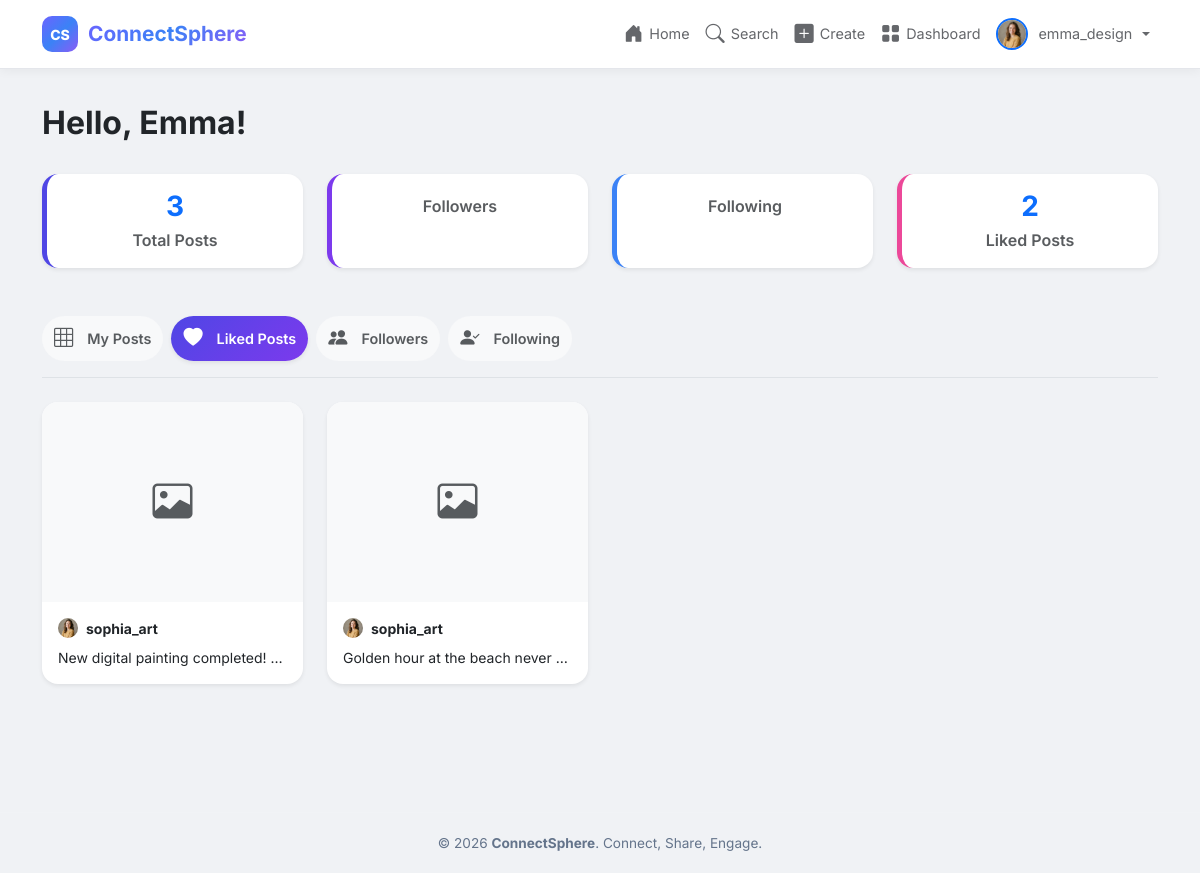
The app's page /dashboard/?tab=liked (signed in) with its own data.
### app/models.py (models this page shows, shortened)
class Profile(models.Model):
    user = models.OneToOneField(User, on_delete=models.CASCADE, related_name='profile')
    profile_picture = models.ImageField(upload_to='profile_pics/', default='profile_pics/default.png', blank=True)
    bio = models.TextField(max_length=500, blank=True, default='')
    date_joined = models.DateTimeField(auto_now_add=True)

class Post(models.Model):
    user = models.ForeignKey(User, on_delete=models.CASCADE, related_name='posts')
    caption = models.TextField(max_length=2200, blank=True, default='')
    image = models.ImageField(upload_to='post_images/', blank=True, null=True)
    created_date = models.DateTimeField(auto_now_add=True)
    class Meta:
        ordering = ['-created_date']

### app/views.py (the view)
# urls.py: path('dashboard/', views.dashboard, name='dashboard'),
@login_required
def dashboard(request):
    active_tab = request.GET.get('tab', 'posts')
    user_posts = Post.objects.filter(user=request.user).select_related('user', 'user__profile')
    liked_post_ids = Like.objects.filter(user=request.user).values_list('post_id', flat=True)
    liked_posts = Post.objects.filter(id__in=liked_post_ids).select_related('user', 'user__profile')
    followers_objs = Follow.objects.filter(following=request.user).select_related('follower', 'follower__profile')
    following_objs = Follow.objects.filter(follower=request.user).select_related('following', 'following__profile')
    followers = [f.follower for f in followers_objs]
    following = [f.following for f in following_objs]
    context = {
        'user_posts': user_posts,
        'liked_posts': liked_posts,
        'followers': followers,
        'following': following,
        'active_tab': active_tab,
    }
    return render(request, 'dashboard.html', context)

### templates/dashboard.html (shortened to what this page needs)
{% extends 'base.html' %}
{% load static %}
{% block content %}
<div class="container mt-4 mb-5">
    <div class="d-flex justify-content-between align-items-center mb-4">
        <h2 class="fw-bold text-dark" style="font-family: 'Inter', sans-serif;">
            Hello, {{ request.user.first_name|default:request.user.username }}!
        </h2>
    </div>
    <div class="row g-4 mb-5">
        <div class="col-6 col-md-3">
            <div class="card bg-white shadow-sm border-0 rounded-4 text-center p-3 h-100" style="border-left: 5px solid #4f46e5 !important;">
                <h3 class="fw-bold mb-1 text-primary">{{ user_posts.count }}</h3>
                <p class="text-muted mb-0 fw-semibold">Total Posts</p>
            </div>
        </div>
        <div class="col-6 col-md-3">
            <div class="card bg-white shadow-sm border-0 rounded-4 text-center p-3 h-100" style="border-left: 5px solid #7c3aed !important;">
                <p class="text-muted mb-0 fw-semibold">Followers</p>
            </div>
        </div>
        <div class="col-6 col-md-3">
            <div class="card bg-white shadow-sm border-0 rounded-4 text-center p-3 h-100" style="border-left: 5px solid #3b82f6 !important;">
                <p class="text-muted mb-0 fw-semibold">Following</p>
            </div>
        </div>
        <div class="col-6 col-md-3">
            <div class="card bg-white shadow-sm border-0 rounded-4 text-center p-3 h-100" style="border-left: 5px solid #ec4899 !important;">
                <h3 class="fw-bold mb-1 text-primary">{{ liked_posts.count }}</h3>
                <p class="text-muted mb-0 fw-semibold">Liked Posts</p>
            </div>
        </div>
    </div>
    <ul class="nav nav-pills mb-4 gap-2 justify-content-center justify-content-md-start border-bottom pb-3">
        <li class="nav-item">
            <a class="nav-link rounded-pill fw-semibold {% if active_tab == 'posts' %}active shadow-sm{% else %}text-muted bg-light{% endif %}"
               href="{% url 'dashboard' %}?tab=posts"
               {% if active_tab == 'posts' %}style="background: linear-gradient(135deg, #4f46e5, #7c3aed);"{% endif %}>
                <i class="bi bi-grid-3x3 me-2"></i>My Posts
            </a>
        </li>
        <li class="nav-item">
            <a class="nav-link rounded-pill fw-semibold {% if active_tab == 'liked' %}active shadow-sm{% else %}text-muted bg-light{% endif %}"
               href="{% url 'dashboard' %}?tab=liked"
               {% if active_tab == 'liked' %}style="background: linear-gradient(135deg, #4f46e5, #7c3aed);"{% endif %}>
                <i class="bi bi-heart-fill me-2"></i>Liked Posts
            </a>
        </li>
        <li class="nav-item">
            <a class="nav-link rounded-pill fw-semibold {% if active_tab == 'followers' %}active shadow-sm{% else %}text-muted bg-light{% endif %}"
               href="{% url 'dashboard' %}?tab=followers"
               {% if active_tab == 'followers' %}style="background: linear-gradient(135deg, #4f46e5, #7c3aed);"{% endif %}>
                <i class="bi bi-people-fill me-2"></i>Followers
            </a>
        </li>
        <li class="nav-item">
            <a class="nav-link rounded-pill fw-semibold {% if active_tab == 'following' %}active shadow-sm{% else %}text-muted bg-light{% endif %}"
               href="{% url 'dashboard' %}?tab=following"
               {% if active_tab == 'following' %}style="background: linear-gradient(135deg, #4f46e5, #7c3aed);"{% endif %}>
                <i class="bi bi-person-check-fill me-2"></i>Following
            </a>
        </li>
    </ul>
    <div class="tab-content mt-4">
        {% if active_tab == 'posts' %}
        <div class="row g-4">
            {% for post in user_posts %}
            <div class="col-sm-6 col-md-4 col-lg-3">
                <a href="{% url 'post_detail' post.pk %}" class="text-decoration-none text-dark">
                    <div class="card h-100 shadow-sm border-0 rounded-4 overflow-hidden hover-scale transition-all">
                        {% if post.image %}
                        <img src="{{ post.image.url }}" class="card-img-top" alt="Post" style="height: 200px; object-fit: cover;">
                        {% else %}
                        <div class="card-img-top bg-light d-flex align-items-center justify-content-center text-muted" style="height: 200px;">
                            <i class="bi bi-image fs-1"></i>
                        </div>
                        {% endif %}
                        <div class="card-body p-3">
                            <p class="card-text text-truncate">{{ post.caption }}</p>
                            <div class="d-flex justify-content-between text-muted small">
                                <span><i class="bi bi-heart-fill me-1 text-danger"></i>{{ post.likes_count }}</span>
                                <span><i class="bi bi-chat-fill me-1"></i>{{ post.comments_count }}</span>
                            </div>
                        </div>
                    </div>
                </a>
            </div>
            {% empty %}
            <div class="col-12 text-center py-5">
                <div class="text-muted mb-3"><i class="bi bi-camera fs-1"></i></div>
                <h4 class="fw-bold">No posts yet</h4>
                <p class="text-muted">When you share photos, they will appear on your profile.</p>
                <a href="{% url 'create_post' %}" class="btn btn-primary rounded-pill mt-2">Create your first post</a>
            </div>
            {% endfor %}
        </div>
        {% elif active_tab == 'liked' %}
        <div class="row g-4">
            {% for post in liked_posts %}
            <div class="col-sm-6 col-md-4 col-lg-3">
                <a href="{% url 'post_detail' post.pk %}" class="text-decoration-none text-dark">
                    <div class="card h-100 shadow-sm border-0 rounded-4 overflow-hidden hover-scale transition-all">
                        {% if post.image %}
                        <img src="{{ post.image.url }}" class="card-img-top" alt="Post" style="height: 200px; object-fit: cover;">
                        {% else %}
                        <div class="card-img-top bg-light d-flex align-items-center justify-content-center text-muted" style="height: 200px;">
                            <i class="bi bi-image fs-1"></i>
                        </div>
                        {% endif %}
                        <div class="card-body p-3">
                            <div class="d-flex align-items-center mb-2">
                                {% if post.user.profile.profile_picture %}
                                <img src="{{ post.user.profile.profile_picture.url }}" class="rounded-circle me-2" style="width:20px; height:20px; object-fit:cover;">
                                {% else %}
                                <i class="bi bi-person-circle me-2 text-muted"></i>
                                {% endif %}
                                <small class="fw-bold text-truncate">{{ post.user.username }}</small>
                            </div>
                            <p class="card-text text-truncate small">{{ post.caption }}</p>
                        </div>
                    </div>
                </a>
            </div>
            {% empty %}
            <div class="col-12 text-center py-5">
                <div class="text-muted mb-3"><i class="bi bi-heart fs-1"></i></div>
                <h4 class="fw-bold">No liked posts</h4>
                <p class="text-muted">Posts you like will be saved here.</p>
            </div>
            {% endfor %}
        </div>
        {% endif %}
    </div>
</div>
{% endblock %}

### templates/base.html (shortened to what this page needs)
{% load static %}
<!DOCTYPE html>
<html lang="en">
<head>
    <link href="https://cdn.jsdelivr.net/npm/bootstrap@5.3.3/dist/css/bootstrap.min.css" rel="stylesheet">
    <link href="https://cdn.jsdelivr.net/npm/bootstrap-icons@1.11.3/font/bootstrap-icons.min.css" rel="stylesheet">
    <link rel="stylesheet" href="{% static 'css/style.css' %}?v=2.1">
</head>
<body>
    {% if user.is_authenticated %}
    <nav class="navbar navbar-expand-lg navbar-dark fixed-top cs-navbar">
        <div class="container">
            <a class="navbar-brand cs-brand" href="{% url 'home' %}">
                <span class="cs-logo">CS</span>
                <span class="cs-name">ConnectSphere</span>
            </a>
            <div class="collapse navbar-collapse" id="navbarNav">
                <ul class="navbar-nav ms-auto align-items-center">
                    <li class="nav-item">
                        <a class="nav-link" href="{% url 'home' %}" title="Home">
                            <i class="bi bi-house-door-fill"></i>
                            <span class="nav-text">Home</span>
                        </a>
                    </li>
                    <li class="nav-item">
                        <a class="nav-link" href="{% url 'search_users' %}" title="Search">
                            <i class="bi bi-search"></i>
                            <span class="nav-text">Search</span>
                        </a>
                    </li>
                    <li class="nav-item">
                        <a class="nav-link" href="{% url 'create_post' %}" title="Create Post">
                            <i class="bi bi-plus-square-fill"></i>
                            <span class="nav-text">Create</span>
                        </a>
                    </li>
                    <li class="nav-item">
                        <a class="nav-link" href="{% url 'dashboard' %}" title="Dashboard">
                            <i class="bi bi-grid-fill"></i>
                            <span class="nav-text">Dashboard</span>
                        </a>
                    </li>
                    <li class="nav-item dropdown">
                        <a class="nav-link dropdown-toggle d-flex align-items-center" href="#" role="button" data-bs-toggle="dropdown">
                            {% if user.profile.profile_picture %}
                            <img src="{{ user.profile.profile_picture.url }}" alt="{{ user.username }}" class="nav-avatar rounded-circle border border-2 border-primary" style="width: 32px; height: 32px; object-fit: cover;">
                            {% else %}
                            <div class="nav-avatar-placeholder rounded-circle d-flex align-items-center justify-content-center text-white fw-bold bg-primary" style="width: 32px; height: 32px;">
                                <i class="bi bi-person-fill"></i>
                            </div>
                            {% endif %}
                            <span class="nav-text ms-1">{{ user.username }}</span>
                        </a>
                    </li>
                </ul>
            </div>
        </div>
    </nav>
    {% endif %}
    <main class="{% if user.is_authenticated %}cs-main{% else %}cs-main-auth{% endif %}">
        {% block content %}{% endblock %}
    </main>
    {% if user.is_authenticated %}
    <footer class="cs-footer">
        <div class="container text-center">
            <p class="mb-0">&copy; 2026 <strong>ConnectSphere</strong>. Connect, Share, Engage.</p>
        </div>
    </footer>
    {% endif %}
</body>
</html>

### static/css/style.css (style rules this page uses)
:root { --primary: #6C63FF; --secondary: #3B82F6; --accent: #8B5CF6; --dark-bg: #f0f2f5; --card-bg: #ffffff; --card-border: #e4e6eb; --text-primary: #1c1e21; --text-secondary: #65676b; --success: #10b981; --danger: #ef4444; --warning: #f59e0b; --gradient: linear-gradient(135deg, #6C63FF 0%, #3B82F6 50%, #8B5CF6 100%); }
body { font-family: 'Inter', sans-serif; background: var(--dark-bg); color: var(--text-primary); min-height: 100vh; margin: 0; padding: 0; }
.cs-navbar { position: fixed; top: 0; width: 100%; z-index: 1030; background: #ffffff; box-shadow: 0 2px 10px rgba(0, 0, 0, 0.05); border-bottom: 1px solid var(--card-border); padding: 10px 20px; display: flex; justify-content: space-between; align-items: center; box-sizing: border-box; }
.cs-brand { display: flex; align-items: center; text-decoration: none; }
.cs-logo { width: 36px; height: 36px; border-radius: 10px; background: var(--gradient); display: flex; align-items: center; justify-content: center; font-weight: 800; font-size: 14px; color: white; }
.cs-name { font-weight: 700; font-size: 1.3rem; margin-left: 10px; background: var(--gradient); -webkit-background-clip: text; -webkit-text-fill-color: transparent; }
.nav-link { color: var(--text-secondary); font-size: 0.9rem; display: flex; align-items: center; gap: 6px; transition: 0.3s; border-radius: 8px; padding: 8px 12px; text-decoration: none; }
.nav-link:hover, .nav-link.active { color: #fff; background: rgba(108, 99, 255, 0.15); }
.nav-link i { font-size: 1.2rem; }
.nav-avatar { width: 32px; height: 32px; border-radius: 50%; object-fit: cover; border: 2px solid var(--primary); }
.cs-main { padding-top: 80px; min-height: calc(100vh - 60px); padding-bottom: 40px; box-sizing: border-box; }
.cs-footer { padding: 20px 0; text-align: center; color: #64748b; font-size: 0.85rem; border-top: 1px solid rgba(255, 255, 255, 0.06); margin-top: 40px; }
a { color: var(--primary); text-decoration: none; transition: 0.2s; }
img { max-width: 100%; }

### templates/dashboard.html (style rules this page uses)
.hover-scale { transition: transform 0.2s ease-in-out, box-shadow 0.2s ease-in-out; }

### records on screen
Post: user.profile.profile_picture (picture), user.username "sophia_art", caption "New digital painting completed!…"
Post: user.profile.profile_picture (picture), user.username "sophia_art", caption "Golden hour at the beach never…"

### other values on screen
{{ user.username }} "emma_design"
{{ request.user.first_name|default:request.user.username }} "Emma"
{{ user_posts.count }} "3"
{{ liked_posts.count }} "2"
